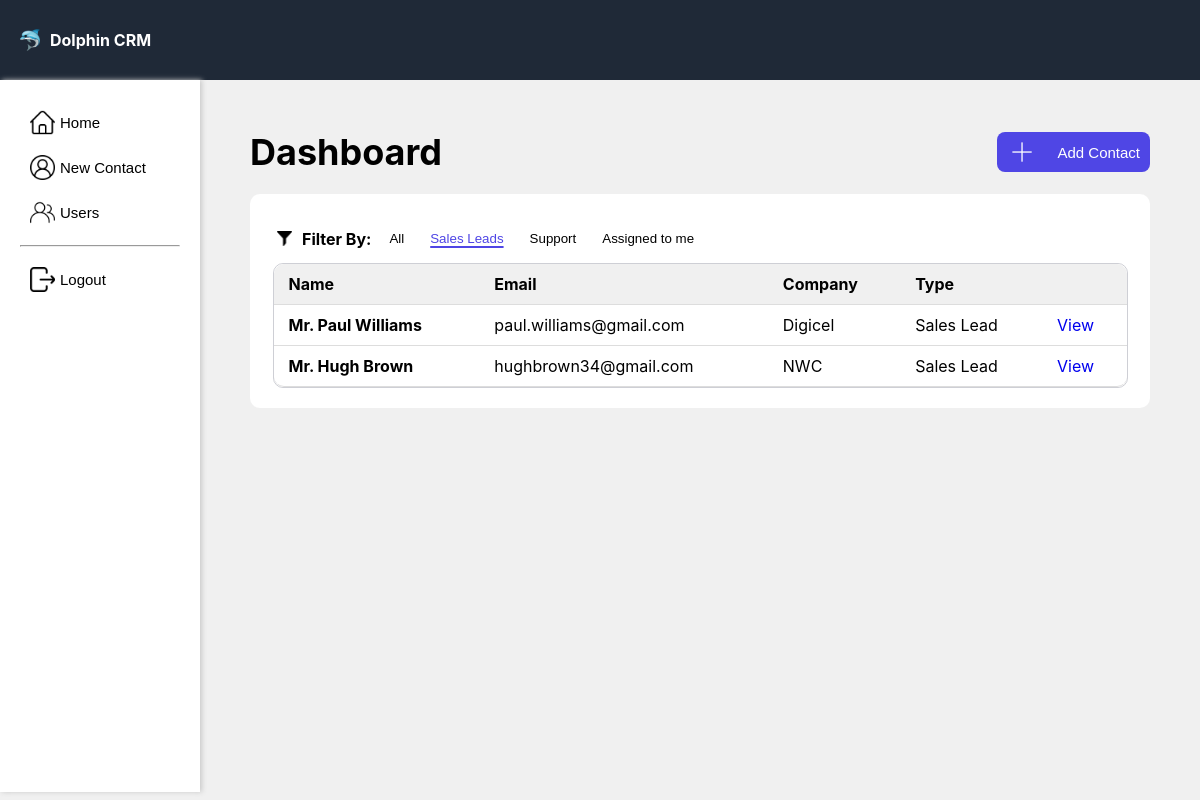
The page /dashboard-sl.php on the database its author committed.
### tables this page shows
CREATE TABLE Contacts (
    `id` INT NOT NULL AUTO_INCREMENT PRIMARY KEY,
    `title` VARCHAR(255) NOT NULL DEFAULT '',
    `firstname` VARCHAR(255) NOT NULL DEFAULT '',
    `lastname` VARCHAR(255) NOT NULL DEFAULT '',
    `email` VARCHAR(510) NOT NULL DEFAULT '',
    `telephone` VARCHAR(255) NOT NULL DEFAULT '',
    `company` VARCHAR(255) NOT NULL DEFAULT '',
    `type` VARCHAR(255) NOT NULL DEFAULT '',
    `assigned_to` INT NOT NULL DEFAULT 0,  
    `created_by` INT NOT NULL DEFAULT 0,  
    `created_at` DATETIME DEFAULT CURRENT_TIMESTAMP,
    `updated_at` TIMESTAMP DEFAULT CURRENT_TIMESTAMP ON UPDATE CURRENT_TIMESTAMP
);

### dashboard-sl.php (called while the page is built)
<?php
$host = 'localhost';
$username = 'root';
$password = '';
$dbname = 'dolphin_crm';
$class1 = 'fl';
$class2 = 'nt';
$class3 = 'fl';
$class4 = 'fl';
try {
    $conn = new PDO(
        'mysql:host=' . $host . ';dbname=' . $dbname,
        $username,
        $password
    );
} catch (Exception $e) {
    die($e->getMessage());
}
$statement = $conn->query("SELECT * FROM Contacts WHERE type = 'Sales Lead'");
$contacts = $statement->fetchAll(PDO::FETCH_ASSOC);
require 'dashboard-view.php';
?>

### dashboard-view.php (the view, shortened to what this page needs)
<!DOCTYPE html>
<html lang="en">
    <head>
        <link rel="stylesheet" href="styles.css?v=<?php echo time(); ?>" type="text/css" />
    </head>
    <body>
        <div class="container">
            <?php include 'header.php'; ?>
            <section id="main-container">
                <div class="heading">
                    <h1>Dashboard</h1>
                    <button class="addContact-btn">
                        <img src="plus.png" alt="plus image">
                        <span>Add Contact</span>
                    </button>
                </div>
                <br>
                <div class="contact-table">
                    <div class="filter">
                        <img src="filter.png" alt="filter icon">
                        <p>Filter By:</p>
                        <a href="dashboard.php">
                            <button class="<?= $class1; ?>">All</button>
                        </a>
                        <a href="dashboard-sl.php">
                            <button class="<?= $class2; ?>">Sales Leads</button>
                        </a>
                        <a href="dashboard-s.php">
                            <button class="<?= $class3; ?>">Support</button>
                        </a>
                        <a href="#">
                            <button class="<?= $class4; ?>">Assigned to me</button>
                        </a>
                    </div>
                    <table>
                        <thead>
                            <tr>
                                <th>Name</th>
                                <th>Email</th>
                                <th>Company</th>
                                <th>Type</th>
                                <th></th>
                            </tr>
                        </thead>
                        <tbody>
                            <?php foreach ($contacts as $contact): ?>
                            <tr>
                                <td><strong><?= $contact['title'].'. '.$contact['firstname'].' '.$contact['lastname']; ?></strong></td>
                                <td><?= $contact['email']; ?></td>
                                <td><?= $contact['company']; ?></td>
                                <td><?= $contact['type']; ?></td>
                                <td><a href="#">View</a></td>
                            </tr>
                            <?php endforeach; ?>
                        </tbody>
                    </table>
                </div>
            </section>
            <?php include 'sidebar.php'; ?>
        </div>
    </body>
</html>

### styles.css (style rules this page uses)
:root { --darkblue: #1f2937; --grey: #f0f0f0; --grey2: #e2e2e2; --blue:#4f46e5; --defaultFontFamily: -apple-system,BlinkMacSystemFont,Segoe UI,Roboto,Helvetica Neue,Arial,Noto Sans,sans-serif,Apple Color Emoji,Segoe UI Emoji,Segoe UI Symbol,Noto Color Emoji; }
* { margin: 0; }
.container { display: grid; grid-template-columns: 1fr 5fr; grid-template-rows: 10vh 84vh; top: 0; left: 0; }
body { font-family: var(--defaultFontFamily); background-color: var(--grey); height: 100%; }
.heading { display: flex; align-items: center; justify-content: space-between; }
.heading h1 { font-size: 36px; }
.heading img { width: 30px; padding-right: 20px; }
.heading .addContact-btn { display: flex; align-items: center; background-color: var(--blue); padding: 5px 10px; color: white; font-size: 15px; }
.heading button { border: 0px; border-radius: 8px; }
section { grid-column: 2; grid-row: 2; padding: 50px; }
.contact-table { width:100%; background-color: white; padding: 20px 0px; border-radius: 10px; }
.filter { display:flex; align-items: center; justify-content: flex-start; padding: 1% 3%; gap: 0px 10px; }
.filter img { width: 15px; }
.filter button { border: 0; background-color: white; padding: 8px; border-radius: 8px; }
.filter p { font-weight: bold; }
.filter .nt { color: var(--blue); text-decoration: underline solid var(--blue) 15%; text-underline-position: under; }
table { border-collapse: separate; border-spacing: 0; overflow: hidden; width: 95%; border-radius: 10px; border: 1px solid #cecfd5; background-color: white; margin-left: auto; margin-right: auto; }
table a { text-decoration: none; }
tr:first-child th:first-child { border-top-left-radius: 10px; }
tr:first-child th:last-child { border-top-right-radius: 10px; }
tr:last-child td:first-child { border-bottom-left-radius: 10px; }
tr:last-child td:last-child { border-bottom-right-radius: 10px; }
th, td { padding: 10px 15px; border-bottom: 1px solid #ddd; }
th { background: var(--grey); text-align: left; }

### rows shown on the page
contacts: title "Mr", firstname "Paul", lastname "Williams", email "paul.williams@gmail.com", company "Digicel", type "Sales Lead"
contacts: title "Mr", firstname "Hugh", lastname "Brown", email "hughbrown34@gmail.com", company "NWC", type "Sales Lead"
